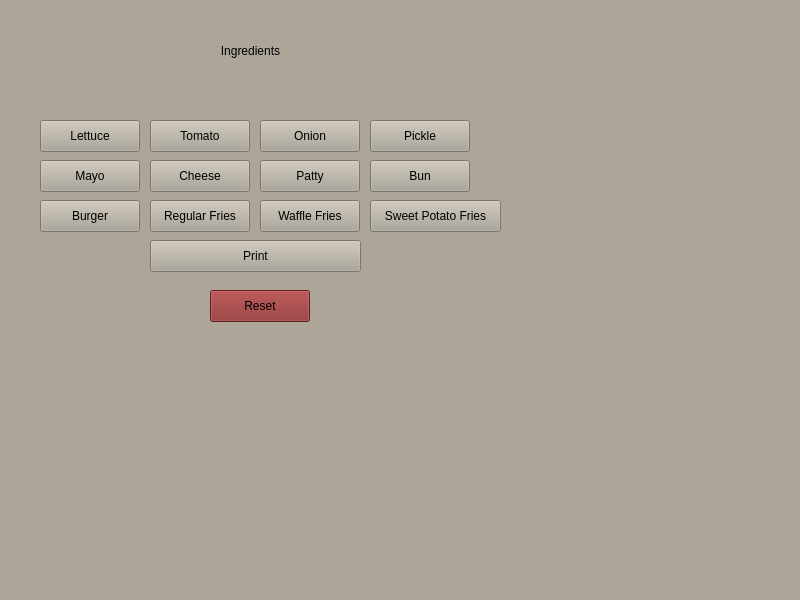
<?xml version="1.0" encoding="UTF-8"?>
<ui version="4.0">
 <class>MainWindow</class>
 <widget class="QMainWindow" name="MainWindow">
  <property name="geometry">
   <rect>
    <x>0</x>
    <y>0</y>
    <width>800</width>
    <height>600</height>
   </rect>
  </property>
  <property name="palette">
   <palette>
    <active>
     <colorrole role="WindowText">
      <brush brushstyle="SolidPattern">
       <color alpha="255">
        <red>0</red>
        <green>0</green>
        <blue>0</blue>
       </color>
      </brush>
     </colorrole>
     <colorrole role="Button">
      <brush brushstyle="SolidPattern">
       <color alpha="255">
        <red>172</red>
        <green>165</green>
        <blue>152</blue>
       </color>
      </brush>
     </colorrole>
     <colorrole role="Light">
      <brush brushstyle="SolidPattern">
       <color alpha="255">
        <red>255</red>
        <green>246</green>
        <blue>228</blue>
       </color>
      </brush>
     </colorrole>
     <colorrole role="Midlight">
      <brush brushstyle="SolidPattern">
       <color alpha="255">
        <red>213</red>
        <green>205</green>
        <blue>190</blue>
       </color>
      </brush>
     </colorrole>
     <colorrole role="Dark">
      <brush brushstyle="SolidPattern">
       <color alpha="255">
        <red>86</red>
        <green>82</green>
        <blue>76</blue>
       </color>
      </brush>
     </colorrole>
     <colorrole role="Mid">
      <brush brushstyle="SolidPattern">
       <color alpha="255">
        <red>114</red>
        <green>110</green>
        <blue>101</blue>
       </color>
      </brush>
     </colorrole>
     <colorrole role="Text">
      <brush brushstyle="SolidPattern">
       <color alpha="255">
        <red>0</red>
        <green>0</green>
        <blue>0</blue>
       </color>
      </brush>
     </colorrole>
     <colorrole role="BrightText">
      <brush brushstyle="SolidPattern">
       <color alpha="255">
        <red>255</red>
        <green>255</green>
        <blue>255</blue>
       </color>
      </brush>
     </colorrole>
     <colorrole role="ButtonText">
      <brush brushstyle="SolidPattern">
       <color alpha="255">
        <red>0</red>
        <green>0</green>
        <blue>0</blue>
       </color>
      </brush>
     </colorrole>
     <colorrole role="Base">
      <brush brushstyle="SolidPattern">
       <color alpha="255">
        <red>255</red>
        <green>255</green>
        <blue>255</blue>
       </color>
      </brush>
     </colorrole>
     <colorrole role="Window">
      <brush brushstyle="SolidPattern">
       <color alpha="255">
        <red>172</red>
        <green>165</green>
        <blue>152</blue>
       </color>
      </brush>
     </colorrole>
     <colorrole role="Shadow">
      <brush brushstyle="SolidPattern">
       <color alpha="255">
        <red>0</red>
        <green>0</green>
        <blue>0</blue>
       </color>
      </brush>
     </colorrole>
     <colorrole role="AlternateBase">
      <brush brushstyle="SolidPattern">
       <color alpha="255">
        <red>213</red>
        <green>210</green>
        <blue>203</blue>
       </color>
      </brush>
     </colorrole>
     <colorrole role="ToolTipBase">
      <brush brushstyle="SolidPattern">
       <color alpha="255">
        <red>255</red>
        <green>255</green>
        <blue>220</blue>
       </color>
      </brush>
     </colorrole>
     <colorrole role="ToolTipText">
      <brush brushstyle="SolidPattern">
       <color alpha="255">
        <red>0</red>
        <green>0</green>
        <blue>0</blue>
       </color>
      </brush>
     </colorrole>
     <colorrole role="PlaceholderText">
      <brush brushstyle="SolidPattern">
       <color alpha="127">
        <red>0</red>
        <green>0</green>
        <blue>0</blue>
       </color>
      </brush>
     </colorrole>
     <colorrole role="Accent">
      <brush brushstyle="SolidPattern">
       <color alpha="255">
        <red>255</red>
        <green>255</green>
        <blue>255</blue>
       </color>
      </brush>
     </colorrole>
    </active>
    <inactive>
     <colorrole role="WindowText">
      <brush brushstyle="SolidPattern">
       <color alpha="255">
        <red>0</red>
        <green>0</green>
        <blue>0</blue>
       </color>
      </brush>
     </colorrole>
     <colorrole role="Button">
      <brush brushstyle="SolidPattern">
       <color alpha="255">
        <red>172</red>
        <green>165</green>
        <blue>152</blue>
       </color>
      </brush>
     </colorrole>
     <colorrole role="Light">
      <brush brushstyle="SolidPattern">
       <color alpha="255">
        <red>255</red>
        <green>246</green>
        <blue>228</blue>
       </color>
      </brush>
     </colorrole>
     <colorrole role="Midlight">
      <brush brushstyle="SolidPattern">
       <color alpha="255">
        <red>213</red>
        <green>205</green>
        <blue>190</blue>
       </color>
      </brush>
     </colorrole>
     <colorrole role="Dark">
      <brush brushstyle="SolidPattern">
       <color alpha="255">
        <red>86</red>
        <green>82</green>
        <blue>76</blue>
       </color>
      </brush>
     </colorrole>
     <colorrole role="Mid">
      <brush brushstyle="SolidPattern">
       <color alpha="255">
        <red>114</red>
        <green>110</green>
        <blue>101</blue>
       </color>
      </brush>
     </colorrole>
     <colorrole role="Text">
      <brush brushstyle="SolidPattern">
       <color alpha="255">
        <red>0</red>
        <green>0</green>
        <blue>0</blue>
       </color>
      </brush>
     </colorrole>
     <colorrole role="BrightText">
      <brush brushstyle="SolidPattern">
       <color alpha="255">
        <red>255</red>
        <green>255</green>
        <blue>255</blue>
       </color>
      </brush>
     </colorrole>
     <colorrole role="ButtonText">
      <brush brushstyle="SolidPattern">
       <color alpha="255">
        <red>0</red>
        <green>0</green>
        <blue>0</blue>
       </color>
      </brush>
     </colorrole>
     <colorrole role="Base">
      <brush brushstyle="SolidPattern">
       <color alpha="255">
        <red>255</red>
        <green>255</green>
        <blue>255</blue>
       </color>
      </brush>
     </colorrole>
     <colorrole role="Window">
      <brush brushstyle="SolidPattern">
       <color alpha="255">
        <red>172</red>
        <green>165</green>
        <blue>152</blue>
       </color>
      </brush>
     </colorrole>
     <colorrole role="Shadow">
      <brush brushstyle="SolidPattern">
       <color alpha="255">
        <red>0</red>
        <green>0</green>
        <blue>0</blue>
       </color>
      </brush>
     </colorrole>
     <colorrole role="AlternateBase">
      <brush brushstyle="SolidPattern">
       <color alpha="255">
        <red>213</red>
        <green>210</green>
        <blue>203</blue>
       </color>
      </brush>
     </colorrole>
     <colorrole role="ToolTipBase">
      <brush brushstyle="SolidPattern">
       <color alpha="255">
        <red>255</red>
        <green>255</green>
        <blue>220</blue>
       </color>
      </brush>
     </colorrole>
     <colorrole role="ToolTipText">
      <brush brushstyle="SolidPattern">
       <color alpha="255">
        <red>0</red>
        <green>0</green>
        <blue>0</blue>
       </color>
      </brush>
     </colorrole>
     <colorrole role="PlaceholderText">
      <brush brushstyle="SolidPattern">
       <color alpha="127">
        <red>0</red>
        <green>0</green>
        <blue>0</blue>
       </color>
      </brush>
     </colorrole>
     <colorrole role="Accent">
      <brush brushstyle="SolidPattern">
       <color alpha="255">
        <red>255</red>
        <green>255</green>
        <blue>255</blue>
       </color>
      </brush>
     </colorrole>
    </inactive>
    <disabled>
     <colorrole role="WindowText">
      <brush brushstyle="SolidPattern">
       <color alpha="255">
        <red>86</red>
        <green>82</green>
        <blue>76</blue>
       </color>
      </brush>
     </colorrole>
     <colorrole role="Button">
      <brush brushstyle="SolidPattern">
       <color alpha="255">
        <red>172</red>
        <green>165</green>
        <blue>152</blue>
       </color>
      </brush>
     </colorrole>
     <colorrole role="Light">
      <brush brushstyle="SolidPattern">
       <color alpha="255">
        <red>255</red>
        <green>246</green>
        <blue>228</blue>
       </color>
      </brush>
     </colorrole>
     <colorrole role="Midlight">
      <brush brushstyle="SolidPattern">
       <color alpha="255">
        <red>213</red>
        <green>205</green>
        <blue>190</blue>
       </color>
      </brush>
     </colorrole>
     <colorrole role="Dark">
      <brush brushstyle="SolidPattern">
       <color alpha="255">
        <red>86</red>
        <green>82</green>
        <blue>76</blue>
       </color>
      </brush>
     </colorrole>
     <colorrole role="Mid">
      <brush brushstyle="SolidPattern">
       <color alpha="255">
        <red>114</red>
        <green>110</green>
        <blue>101</blue>
       </color>
      </brush>
     </colorrole>
     <colorrole role="Text">
      <brush brushstyle="SolidPattern">
       <color alpha="255">
        <red>86</red>
        <green>82</green>
        <blue>76</blue>
       </color>
      </brush>
     </colorrole>
     <colorrole role="BrightText">
      <brush brushstyle="SolidPattern">
       <color alpha="255">
        <red>255</red>
        <green>255</green>
        <blue>255</blue>
       </color>
      </brush>
     </colorrole>
     <colorrole role="ButtonText">
      <brush brushstyle="SolidPattern">
       <color alpha="255">
        <red>86</red>
        <green>82</green>
        <blue>76</blue>
       </color>
      </brush>
     </colorrole>
     <colorrole role="Base">
      <brush brushstyle="SolidPattern">
       <color alpha="255">
        <red>172</red>
        <green>165</green>
        <blue>152</blue>
       </color>
      </brush>
     </colorrole>
     <colorrole role="Window">
      <brush brushstyle="SolidPattern">
       <color alpha="255">
        <red>172</red>
        <green>165</green>
        <blue>152</blue>
       </color>
      </brush>
     </colorrole>
     <colorrole role="Shadow">
      <brush brushstyle="SolidPattern">
       <color alpha="255">
        <red>0</red>
        <green>0</green>
        <blue>0</blue>
       </color>
      </brush>
     </colorrole>
     <colorrole role="AlternateBase">
      <brush brushstyle="SolidPattern">
       <color alpha="255">
        <red>172</red>
        <green>165</green>
        <blue>152</blue>
       </color>
      </brush>
     </colorrole>
     <colorrole role="ToolTipBase">
      <brush brushstyle="SolidPattern">
       <color alpha="255">
        <red>255</red>
        <green>255</green>
        <blue>220</blue>
       </color>
      </brush>
     </colorrole>
     <colorrole role="ToolTipText">
      <brush brushstyle="SolidPattern">
       <color alpha="255">
        <red>0</red>
        <green>0</green>
        <blue>0</blue>
       </color>
      </brush>
     </colorrole>
     <colorrole role="PlaceholderText">
      <brush brushstyle="SolidPattern">
       <color alpha="127">
        <red>86</red>
        <green>82</green>
        <blue>76</blue>
       </color>
      </brush>
     </colorrole>
     <colorrole role="Accent">
      <brush brushstyle="SolidPattern">
       <color alpha="255">
        <red>223</red>
        <green>214</green>
        <blue>198</blue>
       </color>
      </brush>
     </colorrole>
    </disabled>
   </palette>
  </property>
  <property name="windowTitle">
   <string>MainWindow</string>
  </property>
  <widget class="QWidget" name="centralwidget">
   <widget class="QPushButton" name="lettuce_btn">
    <property name="geometry">
     <rect>
      <x>40</x>
      <y>120</y>
      <width>100</width>
      <height>32</height>
     </rect>
    </property>
    <property name="text">
     <string>Lettuce</string>
    </property>
   </widget>
   <widget class="QPushButton" name="tomato_btn">
    <property name="geometry">
     <rect>
      <x>150</x>
      <y>120</y>
      <width>100</width>
      <height>32</height>
     </rect>
    </property>
    <property name="text">
     <string>Tomato</string>
    </property>
   </widget>
   <widget class="QPushButton" name="onion_btn">
    <property name="geometry">
     <rect>
      <x>260</x>
      <y>120</y>
      <width>100</width>
      <height>32</height>
     </rect>
    </property>
    <property name="text">
     <string>Onion</string>
    </property>
   </widget>
   <widget class="QPushButton" name="pickle_btn">
    <property name="geometry">
     <rect>
      <x>370</x>
      <y>120</y>
      <width>100</width>
      <height>32</height>
     </rect>
    </property>
    <property name="text">
     <string>Pickle</string>
    </property>
   </widget>
   <widget class="QPushButton" name="mayo_btn">
    <property name="geometry">
     <rect>
      <x>40</x>
      <y>160</y>
      <width>100</width>
      <height>32</height>
     </rect>
    </property>
    <property name="text">
     <string>Mayo</string>
    </property>
   </widget>
   <widget class="QPushButton" name="cheese_btn">
    <property name="geometry">
     <rect>
      <x>150</x>
      <y>160</y>
      <width>100</width>
      <height>32</height>
     </rect>
    </property>
    <property name="text">
     <string>Cheese</string>
    </property>
   </widget>
   <widget class="QPushButton" name="patty_btn">
    <property name="geometry">
     <rect>
      <x>260</x>
      <y>160</y>
      <width>100</width>
      <height>32</height>
     </rect>
    </property>
    <property name="text">
     <string>Patty</string>
    </property>
   </widget>
   <widget class="QPushButton" name="bun_btn">
    <property name="geometry">
     <rect>
      <x>370</x>
      <y>160</y>
      <width>100</width>
      <height>32</height>
     </rect>
    </property>
    <property name="text">
     <string>Bun</string>
    </property>
   </widget>
   <widget class="QPushButton" name="regFries_btn">
    <property name="geometry">
     <rect>
      <x>150</x>
      <y>200</y>
      <width>100</width>
      <height>32</height>
     </rect>
    </property>
    <property name="text">
     <string>Regular Fries</string>
    </property>
   </widget>
   <widget class="QPushButton" name="waffleFries_btn">
    <property name="geometry">
     <rect>
      <x>260</x>
      <y>200</y>
      <width>100</width>
      <height>32</height>
     </rect>
    </property>
    <property name="text">
     <string>Waffle Fries</string>
    </property>
   </widget>
   <widget class="QPushButton" name="sweetPotatoFries_btn">
    <property name="geometry">
     <rect>
      <x>370</x>
      <y>200</y>
      <width>131</width>
      <height>32</height>
     </rect>
    </property>
    <property name="text">
     <string>Sweet Potato Fries</string>
    </property>
   </widget>
   <widget class="QPushButton" name="burger_btn">
    <property name="geometry">
     <rect>
      <x>40</x>
      <y>200</y>
      <width>100</width>
      <height>32</height>
     </rect>
    </property>
    <property name="text">
     <string>Burger</string>
    </property>
   </widget>
   <widget class="QPushButton" name="pushButton_13">
    <property name="geometry">
     <rect>
      <x>150</x>
      <y>240</y>
      <width>211</width>
      <height>32</height>
     </rect>
    </property>
    <property name="text">
     <string>Print</string>
    </property>
   </widget>
   <widget class="QLabel" name="label">
    <property name="geometry">
     <rect>
      <x>40</x>
      <y>10</y>
      <width>421</width>
      <height>81</height>
     </rect>
    </property>
    <property name="autoFillBackground">
     <bool>true</bool>
    </property>
    <property name="styleSheet">
     <string notr="true">font: 700 48pt &quot;Bradley Hand&quot;;</string>
    </property>
    <property name="text">
     <string>Ingredients</string>
    </property>
    <property name="alignment">
     <set>Qt::AlignCenter</set>
    </property>
   </widget>
   <widget class="QPushButton" name="pushButton">
    <property name="geometry">
     <rect>
      <x>210</x>
      <y>290</y>
      <width>100</width>
      <height>32</height>
     </rect>
    </property>
    <property name="palette">
     <palette>
      <active>
       <colorrole role="WindowText">
        <brush brushstyle="SolidPattern">
         <color alpha="255">
          <red>0</red>
          <green>0</green>
          <blue>0</blue>
         </color>
        </brush>
       </colorrole>
       <colorrole role="Button">
        <brush brushstyle="SolidPattern">
         <color alpha="255">
          <red>138</red>
          <green>42</green>
          <blue>41</blue>
         </color>
        </brush>
       </colorrole>
       <colorrole role="Light">
        <brush brushstyle="SolidPattern">
         <color alpha="255">
          <red>206</red>
          <green>63</green>
          <blue>62</blue>
         </color>
        </brush>
       </colorrole>
       <colorrole role="Midlight">
        <brush brushstyle="SolidPattern">
         <color alpha="255">
          <red>172</red>
          <green>52</green>
          <blue>51</blue>
         </color>
        </brush>
       </colorrole>
       <colorrole role="Dark">
        <brush brushstyle="SolidPattern">
         <color alpha="255">
          <red>69</red>
          <green>21</green>
          <blue>21</blue>
         </color>
        </brush>
       </colorrole>
       <colorrole role="Mid">
        <brush brushstyle="SolidPattern">
         <color alpha="255">
          <red>92</red>
          <green>28</green>
          <blue>27</blue>
         </color>
        </brush>
       </colorrole>
       <colorrole role="Text">
        <brush brushstyle="SolidPattern">
         <color alpha="255">
          <red>0</red>
          <green>0</green>
          <blue>0</blue>
         </color>
        </brush>
       </colorrole>
       <colorrole role="BrightText">
        <brush brushstyle="SolidPattern">
         <color alpha="255">
          <red>255</red>
          <green>255</green>
          <blue>255</blue>
         </color>
        </brush>
       </colorrole>
       <colorrole role="ButtonText">
        <brush brushstyle="SolidPattern">
         <color alpha="255">
          <red>0</red>
          <green>0</green>
          <blue>0</blue>
         </color>
        </brush>
       </colorrole>
       <colorrole role="Base">
        <brush brushstyle="SolidPattern">
         <color alpha="255">
          <red>255</red>
          <green>255</green>
          <blue>255</blue>
         </color>
        </brush>
       </colorrole>
       <colorrole role="Window">
        <brush brushstyle="SolidPattern">
         <color alpha="255">
          <red>138</red>
          <green>42</green>
          <blue>41</blue>
         </color>
        </brush>
       </colorrole>
       <colorrole role="Shadow">
        <brush brushstyle="SolidPattern">
         <color alpha="255">
          <red>0</red>
          <green>0</green>
          <blue>0</blue>
         </color>
        </brush>
       </colorrole>
       <colorrole role="AlternateBase">
        <brush brushstyle="SolidPattern">
         <color alpha="255">
          <red>196</red>
          <green>148</green>
          <blue>148</blue>
         </color>
        </brush>
       </colorrole>
       <colorrole role="ToolTipBase">
        <brush brushstyle="SolidPattern">
         <color alpha="255">
          <red>255</red>
          <green>255</green>
          <blue>220</blue>
         </color>
        </brush>
       </colorrole>
       <colorrole role="ToolTipText">
        <brush brushstyle="SolidPattern">
         <color alpha="255">
          <red>0</red>
          <green>0</green>
          <blue>0</blue>
         </color>
        </brush>
       </colorrole>
       <colorrole role="PlaceholderText">
        <brush brushstyle="SolidPattern">
         <color alpha="127">
          <red>0</red>
          <green>0</green>
          <blue>0</blue>
         </color>
        </brush>
       </colorrole>
       <colorrole role="Accent">
        <brush brushstyle="SolidPattern">
         <color alpha="255">
          <red>255</red>
          <green>255</green>
          <blue>255</blue>
         </color>
        </brush>
       </colorrole>
      </active>
      <inactive>
       <colorrole role="WindowText">
        <brush brushstyle="SolidPattern">
         <color alpha="255">
          <red>0</red>
          <green>0</green>
          <blue>0</blue>
         </color>
        </brush>
       </colorrole>
       <colorrole role="Button">
        <brush brushstyle="SolidPattern">
         <color alpha="255">
          <red>138</red>
          <green>42</green>
          <blue>41</blue>
         </color>
        </brush>
       </colorrole>
       <colorrole role="Light">
        <brush brushstyle="SolidPattern">
         <color alpha="255">
          <red>206</red>
          <green>63</green>
          <blue>62</blue>
         </color>
        </brush>
       </colorrole>
       <colorrole role="Midlight">
        <brush brushstyle="SolidPattern">
         <color alpha="255">
          <red>172</red>
          <green>52</green>
          <blue>51</blue>
         </color>
        </brush>
       </colorrole>
       <colorrole role="Dark">
        <brush brushstyle="SolidPattern">
         <color alpha="255">
          <red>69</red>
          <green>21</green>
          <blue>21</blue>
         </color>
        </brush>
       </colorrole>
       <colorrole role="Mid">
        <brush brushstyle="SolidPattern">
         <color alpha="255">
          <red>92</red>
          <green>28</green>
          <blue>27</blue>
         </color>
        </brush>
       </colorrole>
       <colorrole role="Text">
        <brush brushstyle="SolidPattern">
         <color alpha="255">
          <red>0</red>
          <green>0</green>
          <blue>0</blue>
         </color>
        </brush>
       </colorrole>
       <colorrole role="BrightText">
        <brush brushstyle="SolidPattern">
         <color alpha="255">
          <red>255</red>
          <green>255</green>
          <blue>255</blue>
         </color>
        </brush>
       </colorrole>
       <colorrole role="ButtonText">
        <brush brushstyle="SolidPattern">
         <color alpha="255">
          <red>0</red>
          <green>0</green>
          <blue>0</blue>
         </color>
        </brush>
       </colorrole>
       <colorrole role="Base">
        <brush brushstyle="SolidPattern">
         <color alpha="255">
          <red>255</red>
          <green>255</green>
          <blue>255</blue>
         </color>
        </brush>
       </colorrole>
       <colorrole role="Window">
        <brush brushstyle="SolidPattern">
         <color alpha="255">
          <red>138</red>
          <green>42</green>
          <blue>41</blue>
         </color>
        </brush>
       </colorrole>
       <colorrole role="Shadow">
        <brush brushstyle="SolidPattern">
         <color alpha="255">
          <red>0</red>
          <green>0</green>
          <blue>0</blue>
         </color>
        </brush>
       </colorrole>
       <colorrole role="AlternateBase">
        <brush brushstyle="SolidPattern">
         <color alpha="255">
          <red>196</red>
          <green>148</green>
          <blue>148</blue>
         </color>
        </brush>
       </colorrole>
       <colorrole role="ToolTipBase">
        <brush brushstyle="SolidPattern">
         <color alpha="255">
          <red>255</red>
          <green>255</green>
          <blue>220</blue>
         </color>
        </brush>
       </colorrole>
       <colorrole role="ToolTipText">
        <brush brushstyle="SolidPattern">
         <color alpha="255">
          <red>0</red>
          <green>0</green>
          <blue>0</blue>
         </color>
        </brush>
       </colorrole>
       <colorrole role="PlaceholderText">
        <brush brushstyle="SolidPattern">
         <color alpha="127">
          <red>0</red>
          <green>0</green>
          <blue>0</blue>
         </color>
        </brush>
       </colorrole>
       <colorrole role="Accent">
        <brush brushstyle="SolidPattern">
         <color alpha="255">
          <red>255</red>
          <green>255</green>
          <blue>255</blue>
         </color>
        </brush>
       </colorrole>
      </inactive>
      <disabled>
       <colorrole role="WindowText">
        <brush brushstyle="SolidPattern">
         <color alpha="255">
          <red>69</red>
          <green>21</green>
          <blue>21</blue>
         </color>
        </brush>
       </colorrole>
       <colorrole role="Button">
        <brush brushstyle="SolidPattern">
         <color alpha="255">
          <red>138</red>
          <green>42</green>
          <blue>41</blue>
         </color>
        </brush>
       </colorrole>
       <colorrole role="Light">
        <brush brushstyle="SolidPattern">
         <color alpha="255">
          <red>206</red>
          <green>63</green>
          <blue>62</blue>
         </color>
        </brush>
       </colorrole>
       <colorrole role="Midlight">
        <brush brushstyle="SolidPattern">
         <color alpha="255">
          <red>172</red>
          <green>52</green>
          <blue>51</blue>
         </color>
        </brush>
       </colorrole>
       <colorrole role="Dark">
        <brush brushstyle="SolidPattern">
         <color alpha="255">
          <red>69</red>
          <green>21</green>
          <blue>21</blue>
         </color>
        </brush>
       </colorrole>
       <colorrole role="Mid">
        <brush brushstyle="SolidPattern">
         <color alpha="255">
          <red>92</red>
          <green>28</green>
          <blue>27</blue>
         </color>
        </brush>
       </colorrole>
       <colorrole role="Text">
        <brush brushstyle="SolidPattern">
         <color alpha="255">
          <red>69</red>
          <green>21</green>
          <blue>21</blue>
         </color>
        </brush>
       </colorrole>
       <colorrole role="BrightText">
        <brush brushstyle="SolidPattern">
         <color alpha="255">
          <red>255</red>
          <green>255</green>
          <blue>255</blue>
         </color>
        </brush>
       </colorrole>
       <colorrole role="ButtonText">
        <brush brushstyle="SolidPattern">
         <color alpha="255">
          <red>69</red>
          <green>21</green>
          <blue>21</blue>
         </color>
        </brush>
       </colorrole>
       <colorrole role="Base">
        <brush brushstyle="SolidPattern">
         <color alpha="255">
          <red>138</red>
          <green>42</green>
          <blue>41</blue>
         </color>
        </brush>
       </colorrole>
       <colorrole role="Window">
        <brush brushstyle="SolidPattern">
         <color alpha="255">
          <red>138</red>
          <green>42</green>
          <blue>41</blue>
         </color>
        </brush>
       </colorrole>
       <colorrole role="Shadow">
        <brush brushstyle="SolidPattern">
         <color alpha="255">
          <red>0</red>
          <green>0</green>
          <blue>0</blue>
         </color>
        </brush>
       </colorrole>
       <colorrole role="AlternateBase">
        <brush brushstyle="SolidPattern">
         <color alpha="255">
          <red>138</red>
          <green>42</green>
          <blue>41</blue>
         </color>
        </brush>
       </colorrole>
       <colorrole role="ToolTipBase">
        <brush brushstyle="SolidPattern">
         <color alpha="255">
          <red>255</red>
          <green>255</green>
          <blue>220</blue>
         </color>
        </brush>
       </colorrole>
       <colorrole role="ToolTipText">
        <brush brushstyle="SolidPattern">
         <color alpha="255">
          <red>0</red>
          <green>0</green>
          <blue>0</blue>
         </color>
        </brush>
       </colorrole>
       <colorrole role="PlaceholderText">
        <brush brushstyle="SolidPattern">
         <color alpha="127">
          <red>69</red>
          <green>21</green>
          <blue>21</blue>
         </color>
        </brush>
       </colorrole>
       <colorrole role="Accent">
        <brush brushstyle="SolidPattern">
         <color alpha="255">
          <red>179</red>
          <green>54</green>
          <blue>53</blue>
         </color>
        </brush>
       </colorrole>
      </disabled>
     </palette>
    </property>
    <property name="autoFillBackground">
     <bool>false</bool>
    </property>
    <property name="text">
     <string>Reset</string>
    </property>
    <property name="autoDefault">
     <bool>false</bool>
    </property>
    <property name="default">
     <bool>false</bool>
    </property>
    <property name="flat">
     <bool>false</bool>
    </property>
   </widget>
  </widget>
 </widget>
 <resources/>
 <connections/>
</ui>
